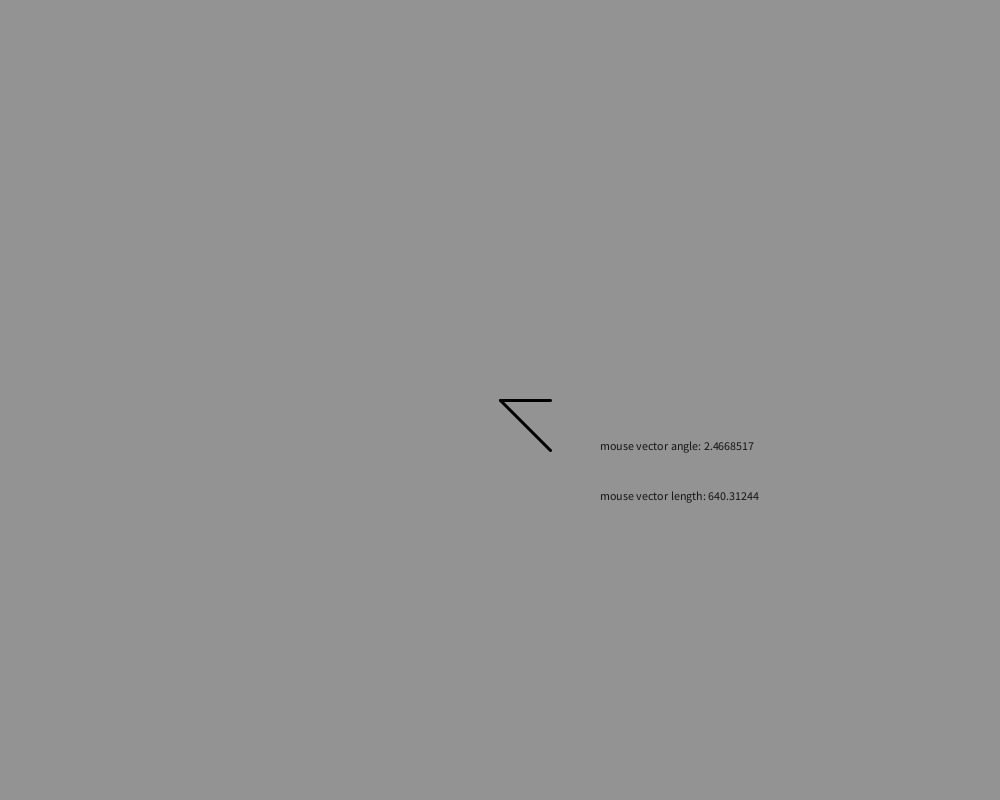
Frame 1 (no input)
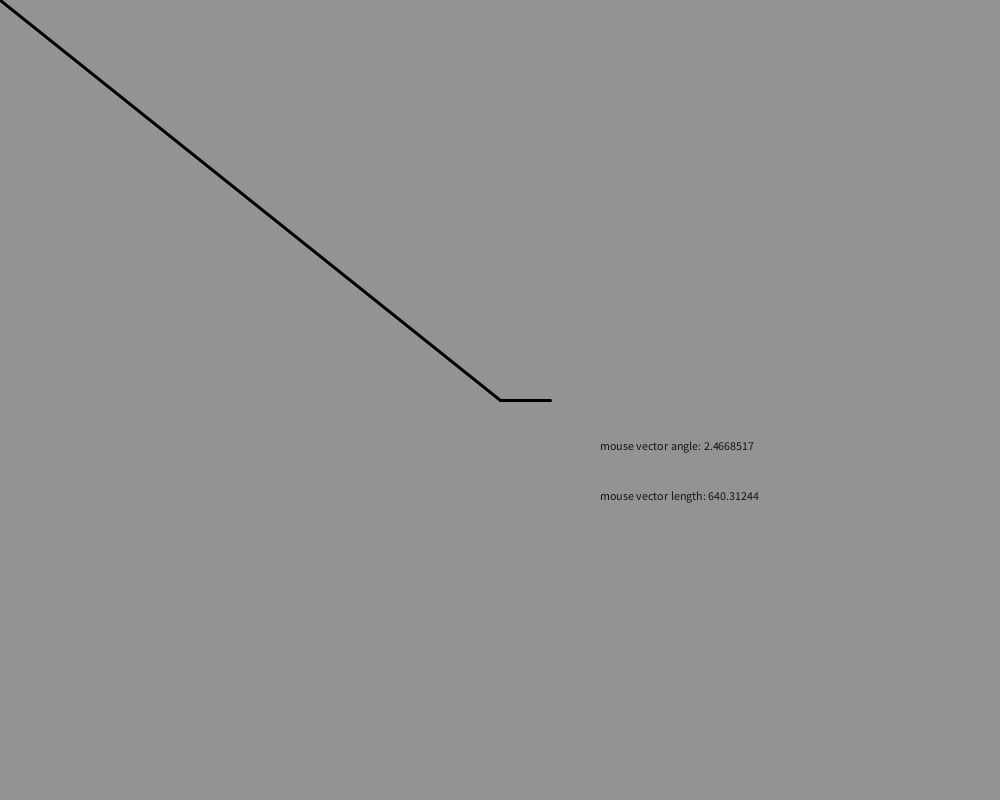
Frame 60 (the mouse pressed at the canvas centre just before this capture)
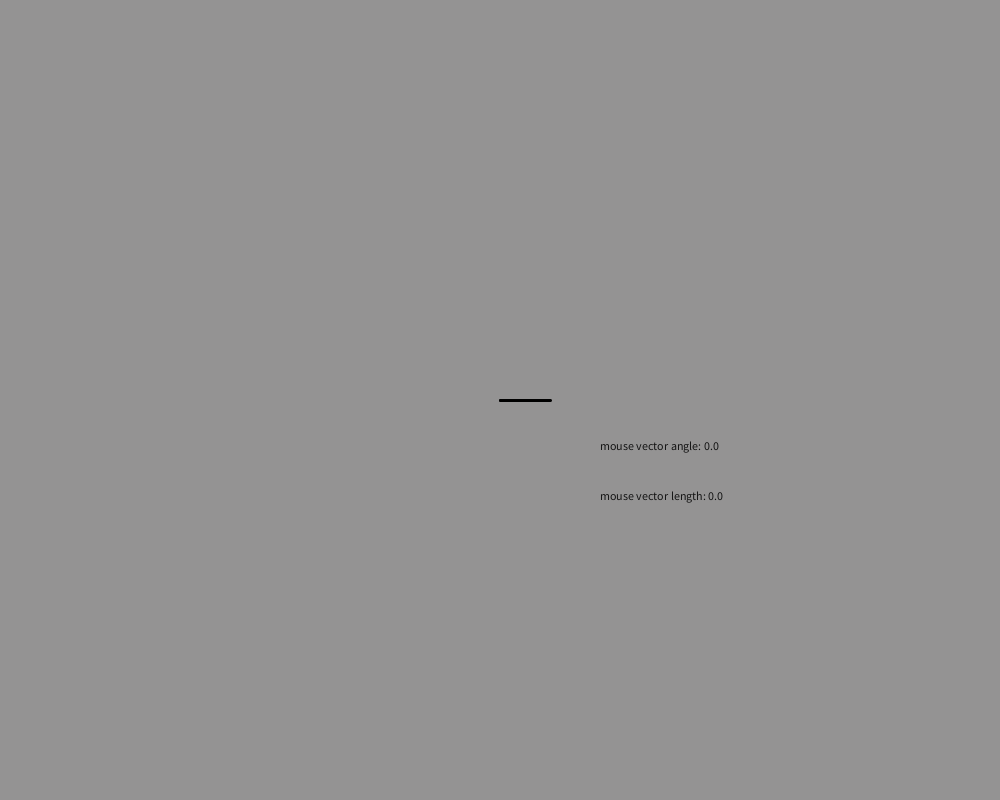
Frame 120 (the mouse held since frame 60 and released just before this capture)

The Processing sketch that drew these frames (run headless with seeded random() and noise(); from frame 60 on, the mouse is pressed at the canvas centre):

// Processing sketch: mouseTestPvec
// ── mouseTestPvec.pde
//lets make some pvectors!
PVector x, mouse;

void setup(){
  size(1000,800);
  x = new PVector(50,0);
  mouse = new PVector(50,50);
}

void draw(){
   background(148, 147, 147);
   strokeWeight(3); //line thickness
   //we could redefine 0, 0
   
   fill(20);
   translate(width/2, height/2); //sets (0,0) to (width/2, height/2)
   line(0, 0, x.x, x.y);
   line(0, 0, mouse.x, mouse.y);
   
   mouse.x = mouseX - width/2;
   mouse.y = mouseY - height/2;
   
   text("mouse vector length: " + mouse.mag(), 100, 100); //putting text on screen
   text("mouse vector angle: " + PVector.angleBetween(mouse, x), 100, 50); //.heading() gives angle
}
